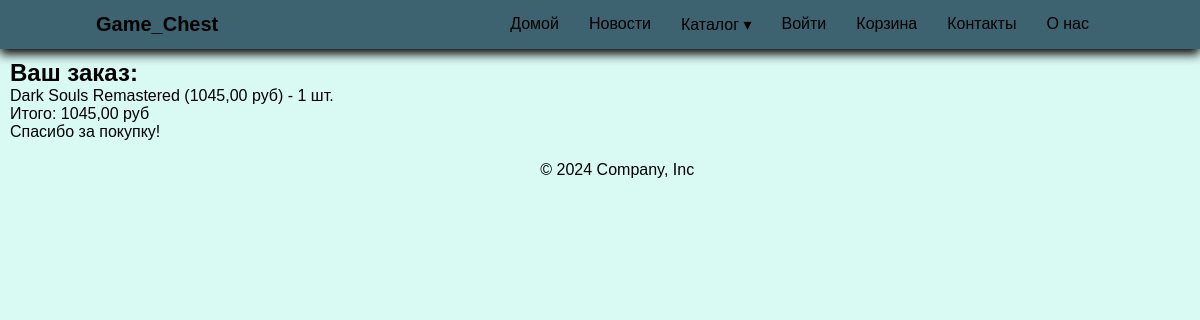
Screenshot of /order/1/ with the database file from the repository.
### main/models.py (models this page shows, shortened)
class OrderProduct(models.Model):
    order = models.ForeignKey(
        'Order', on_delete=models.CASCADE, verbose_name='Заказ'
    )
    product = models.ForeignKey(
        Product, on_delete=models.CASCADE, verbose_name='Товар'
    )
    quantity = models.IntegerField(verbose_name='Количество')
    price = models.DecimalField(
        max_digits=12, decimal_places=2, verbose_name='Цена'
    )

class Product(models.Model):
    title = models.CharField(
        max_length=255, blank=False, verbose_name='Название'
    )
    image = models.ImageField(
        upload_to='products', blank=True, null=True, verbose_name='Изображение'
    )
    description = models.TextField(
        verbose_name='Описание', default='', blank=True
    )
    release = models.TextField(
        verbose_name='Дата выхода', default='', blank=True
    )
    publisher = models.TextField(
        verbose_name='Издатель', default='', blank=True
    )
    developer = models.TextField(
        verbose_name='Разработчик', default='', blank=True
    )
    price = models.DecimalField(
        max_digits=8, decimal_places=2, verbose_name='Цена'
    )
    original_price = models.DecimalField(
        max_digits=8, decimal_places=2, blank=True, null=True, verbose_name='Цена без скидки(зачеркнуто)'
    )
    count = models.IntegerField(
        default=0, verbose_name='Количество'
    )
    is_active = models.BooleanField(default=True, verbose_name='Активен?')
    created_at = models.DateTimeField(
        auto_now_add=True, verbose_name='Дата создания'
    )
    updated_at = models.DateTimeField(
        auto_now=True, verbose_name='Дата обновления'
    )
    categories = models.ManyToManyField(
        Category, verbose_name='Категории'
    )
    class Meta:
        verbose_name = 'Товар'
        verbose_name_plural = 'Товары'

class Order(models.Model):
    class Status(models.TextChoices):
        CREATED = 'CREATED', 'Создан'
        PAYED = 'PAYED', 'Оплачен'
        IN_PROGRESS = 'IN_PROGRESS', 'В обработке'
        DELIVERING = 'DELIVERING', 'Доставляется'
        DELIVERED = 'DELIVERED', 'Доставлен'
        CANCELED = 'CANCELED', 'Отменен'
    user = models.ForeignKey(
        User, on_delete=models.CASCADE, verbose_name='Пользователь'
    )
    products = models.ManyToManyField(
        Product, verbose_name='Товары',
        through=OrderProduct,
        through_fields=('order', 'product')
    )
    status = models.CharField(
        verbose_name='Статус',
        max_length=15, choices=Status.choices, default=Status.CREATED
    )
    created_at = models.DateTimeField(
        auto_now_add=True, verbose_name='Дата создания'
    )
    updated_at = models.DateTimeField(
        auto_now=True, verbose_name='Дата обновления'
    )
    created_at = models.DateTimeField(
        auto_now_add=True, verbose_name='Дата создания'
    )
    updated_at = models.DateTimeField(
        auto_now=True, verbose_name='Дата обновления'
    )
    @property
    def total_price(self):
        return sum([
            order_product.price * order_product.quantity
            for order_product in OrderProduct.objects.filter(order=self)
        ])
    class Meta:
        verbose_name = 'Заказ'
        verbose_name_plural = 'Заказы'

### main/views.py (the view)
# urls.py: path('order/<int:id>/', views.get_order_view, name='get_order'),
@require_http_methods(["GET"])
def get_order_view(request: HttpRequest, id: int):
    try:
        order = Order.objects.get(id=id)
    except Order.DoesNotExist:
        raise Http404('Заказ не найден')
    return HttpResponse(render(request, 'order.html', {
        'order': order,
        'products': OrderProduct.objects.filter(order=order),
    }))

### main/context.py (called while the page is built)
def get_categories_select(request):
    categories = Category.objects.all()
    return {'categories': categories}

### main/templates/order.html (shortened to what this page needs)
{% extends 'base.html' %}
{% load static %}
{% block head %}
<link rel="stylesheet" href="{% static '/order/styles/order.css' %}">
{% endblock %}
{% block content %}
<h2>Ваш заказ:</h2>
{% for item in products %}
<p>{{ item.product.title }} ({{ item.price }} руб) - {{ item.quantity }} шт.</p>
{% endfor %}
<p>Итого: {{ order.total_price }} руб</p>
<p>Спасибо за покупку!</p>
{% endblock %}

### main/static/base/styles/base.css (style rules this page uses)
* { margin: 0; padding: 0; box-sizing: border-box; font-family: sans-serif; list-style: none; text-decoration: none; }
body { height: 100vh; background-size: cover; background-position: center; background-color: #d9f9f3; color: black; }

### rows the page displays
OrderProduct: product "Dark Souls Remastered", price "1045,00", quantity "1"
Order: total_price "1045,00"
